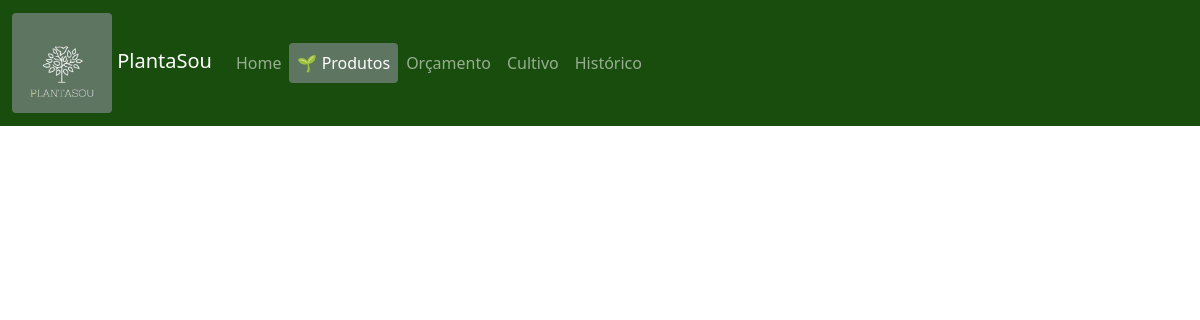
The page /php/produtos.php on the database as committed earlier.
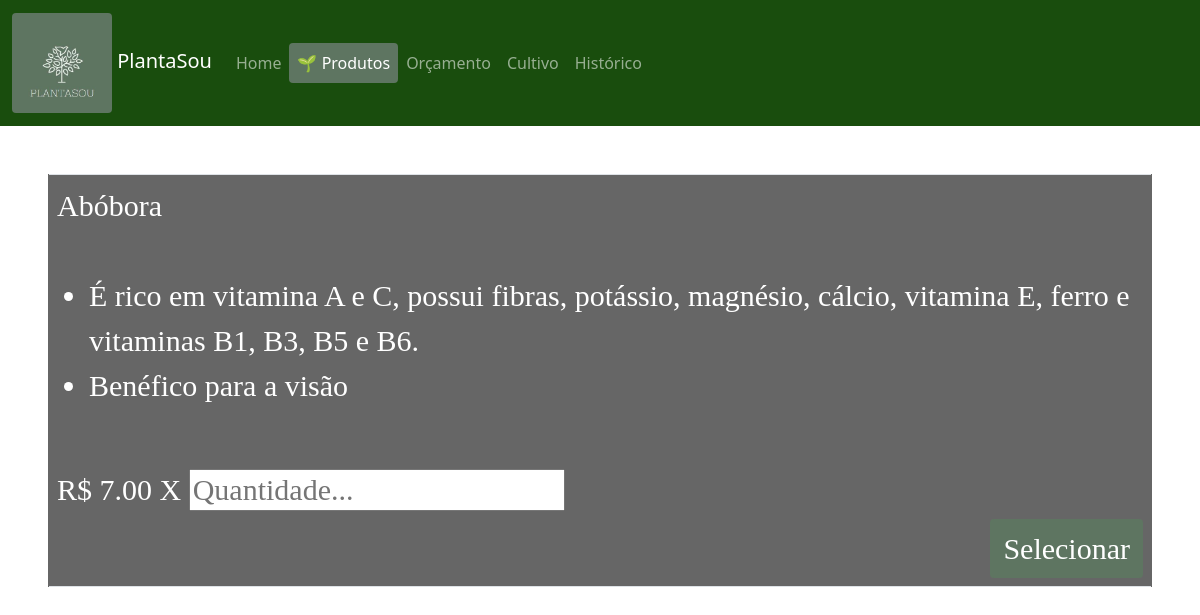
The same page on the database as committed later.
### tables this page shows
CREATE TABLE IF NOT EXISTS `produto` (
  `cod_produto` int(11) NOT NULL AUTO_INCREMENT,
  `nome` varchar(1000) DEFAULT NULL,
  `vitaminas` varchar(1000) DEFAULT NULL,
  `beneficios` varchar(1000) DEFAULT NULL,
  `preco` float DEFAULT NULL,
  `cod_cultivo` int(11) NOT NULL,
  PRIMARY KEY (`cod_produto`),
  KEY `cod_cultivo` (`cod_cultivo`)
);

### php/produtos.php (the view, shortened to what this page needs)
<!DOCTYPE html>
<html lang="pt-br">
<head>
    <link rel="stylesheet" type="text/css" media="screen" href="css/bootstrap.min.css" />
    <link rel="stylesheet" href="./css/estilo.css">
</head>
<body>
    <div class="navbar-custom">
        <nav class="navbar navbar-expand-lg navbar-dark ">
            <div class="media">
                <div class="container-fluid">
                    <div class="collapse navbar-collapse" id="navbarSupportedContent">
                        <a class="navbar-brand" href="#">
                        <img src="./imgs/logo_lo.png" class="align-self-center mr-3 rounded float-right" width="100" height="100" alt="...">
                        PlantaSou
                        </a>
                        <ul class="navbar-nav nav-pills nav-link-color me-auto mb-2 mb-lg-0">
                        <li class="nav-item">
                            <a class="nav-link nav-link-color" href="home_user.php">Home</a>
                        </li>
                        <li class="nav-item">
                            <a class="nav-link nav-link-color active" aria-current="page" href="#">🌱 Produtos</a>
                        </li>
                        <li class="nav-item">
                            <a class="nav-link nav-link-color" href="./orcamento.php">Orçamento</a>
                        </li>
                        <li class="nav-item">
                            <a class="nav-link nav-link-color" href="./cultivo.php">Cultivo</a>
                        </li>
                        <li class="nav-item">
                            <a class="nav-link nav-link-color" href="./historico.php">Histórico</a>
                        </li>
                        </ul>
                    </div>
                </div>
            </div>
        </nav>
    </div>
    <form action="orcamento.php" method="post">
        <?php
            include("./inc/conexao.php");
            $sql="SELECT * FROM produto";
            $query=mysqli_query($con, $sql);
            echo '
            <div class="p-5 text-center">
                <div class="mask" style="background-color: rgba(0, 0, 0, 0.6)">
                    <div class="font text-white">
                        <table class="table table-bordered">
            ';
            if(mysqli_num_rows($query)>0){
                while(($resultado=mysqli_fetch_assoc($query))!=NULL){
                    echo
                    '
                        <tr>
                            <td class="plantas_desc text-white">
                                '.$resultado["nome"].'<br><br>
                                <ul>
                                    <li>'.$resultado["vitaminas"].'</li>
                                    <li>'.$resultado["beneficios"].'</li>
                                </ul>
                                <br>
                                <h5 class="font">R$ '.number_format($resultado["preco"],2).' X <input type="number" value="" placeholder="Quantidade..."/></h5>
                                <div class="right">
                                    <button type="button" name="selecionar" class="font btn btn-color">Selecionar</button>
                                </div>
                            </td>
                        </tr>
                    ';
                }
            }else{
                echo mysqli_error($con);
            }
            echo '
                        </table>
                    </div>
                </div>
            </div>
            ';
        ?>
    </form>
</body>
</html>

Rows that differ between the two databases and show on the page:
added produto: nome "Abóbora", vitaminas "É rico em vitamina A e C, possui fibras, potássio, magnésio, cálcio, vitamina E, ferro e vitaminas B1, B3, B5 e B6.", beneficios "Benéfico para a visão", preco "7.00"
